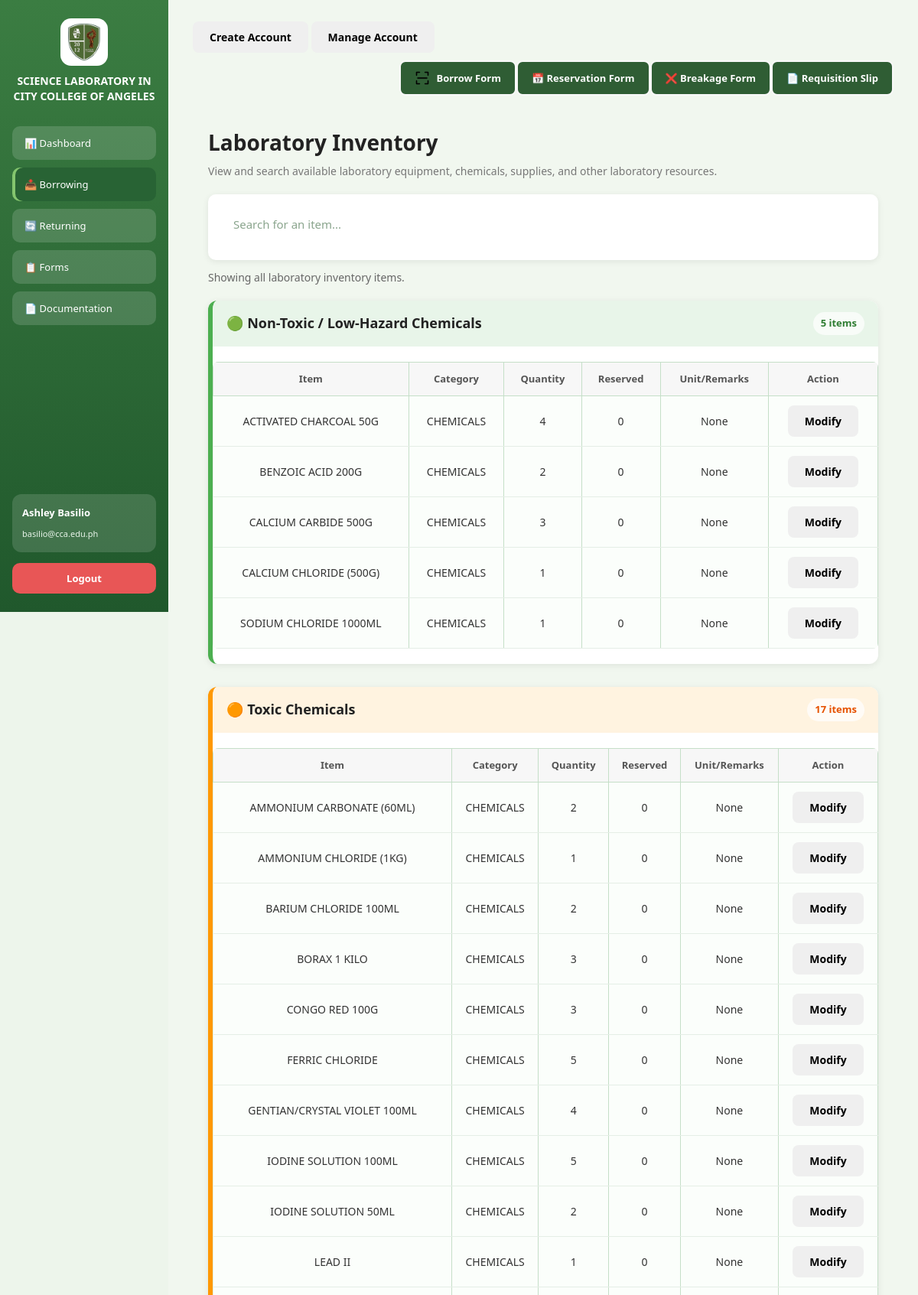
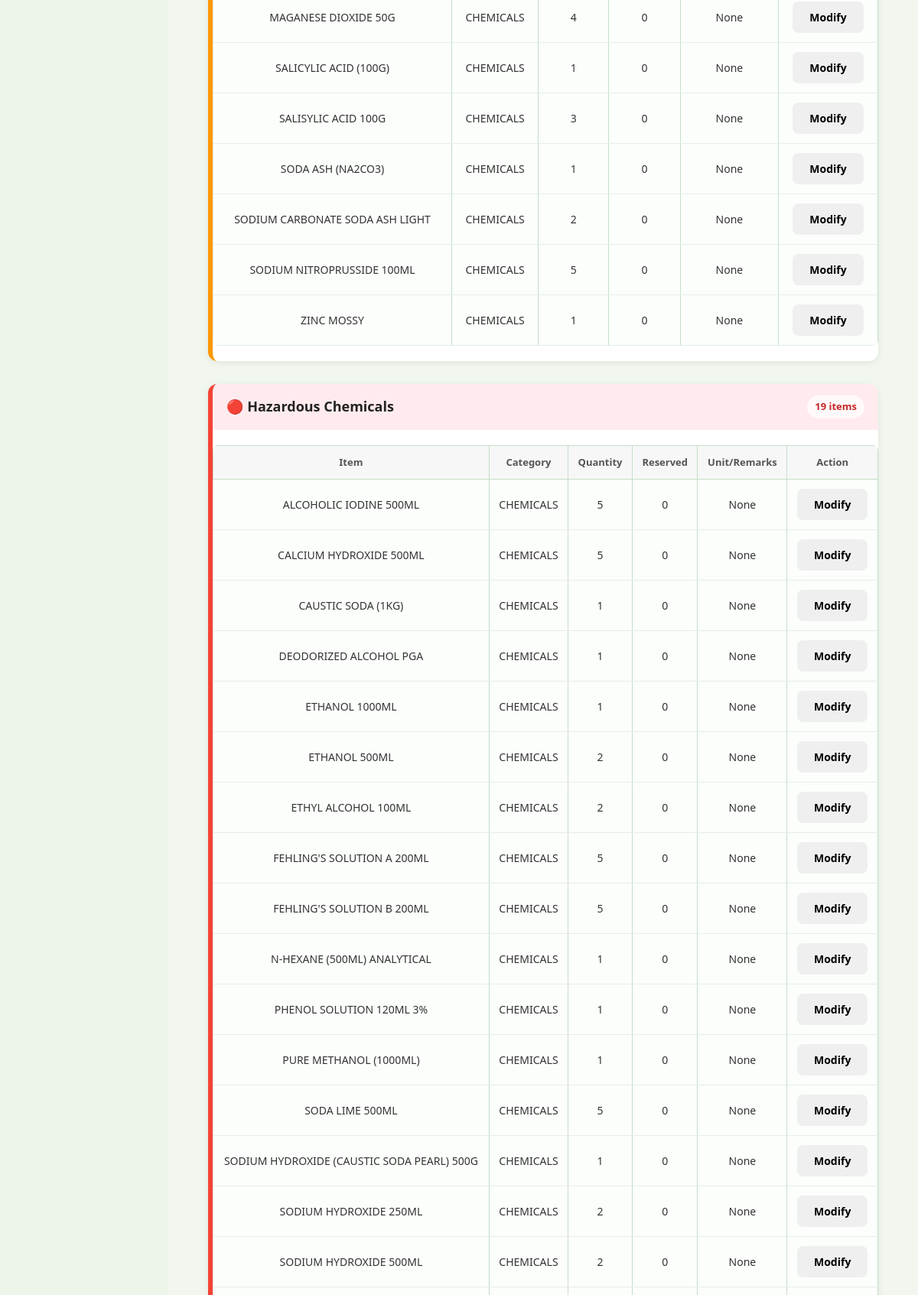
Screenshot of /borrow (signed in, upper part) with the database file from the repository (2 pictures, top to bottom).
### tables this page shows
CREATE TABLE "Items" (
	"ItemID"	INTEGER,
	"Code"	TEXT NOT NULL,
	"Category"	TEXT NOT NULL,
	"Type"	TEXT NOT NULL,
	"Status"	TEXT NOT NULL,
	"Remarks"	TEXT,
	"Class"	TEXT,
	PRIMARY KEY("ItemID")
);

### app.py (the view)
@app.route('/borrow')
@isLogin
def borrow():
    conn = sqlite3.connect(DB_PATH, timeout=5)
    conn.row_factory = sqlite3.Row
    cursor = conn.cursor()
    cursor.execute("""
    SELECT
        MIN(Items.ItemID) AS ItemID,
        Items.Category,
        TRIM(Items.Class) AS Class,
        Items.Type,
        Items.Remarks,
        COUNT(DISTINCT Items.ItemID) AS Quantity,
        COUNT(DISTINCT Reservation.ReservationID) AS reservedItems
    FROM Items
    LEFT JOIN Reservation
        ON Items.ItemID = Reservation.ItemID
    GROUP BY
        Items.Category,
        TRIM(Items.Class),
        Items.Type,
        Items.Remarks
""")
    items = cursor.fetchall()
    conn.close()
    return render_template('borrow.html', items=items)

### app.py (called while the page is built)
def isLogin(func):
    @wraps(func)
    def wrapper(*args, **kwargs):
        if 'username' not in session:
            return render_template('login.html')
        return func(*args, **kwargs)
    return wrapper

### templates/borrow.html (shortened to what this page needs)
<!DOCTYPE html>
<html>
<head>
    <link rel="stylesheet" href="{{ url_for('static', filename='dashboard.css') }}">
</head>
<body>
<div class="container">
<div class="sidebar">
    <div class="logo-header">
        <img src="{{ url_for('static', filename='images/logo.png') }}" class="logo">
        <h2 class="title">
            SCIENCE LABORATORY IN<br>
            CITY COLLEGE OF ANGELES
        </h2>
    </div>
    <button class="menu-btn" onclick="location.href='dashboard'">
        📊 Dashboard
    </button>
    <button class="menu-btn active">
        📥 Borrowing
    </button>
    <button class="menu-btn" onclick="location.href='returning'">
        🔄 Returning
    </button>
    <button class="menu-btn" onclick="location.href='broken'">
        📋 Forms
    </button>
    <button class="menu-btn" onclick="location.href='documentation'">
        📄 Documentation
    </button>
    <div class="user-box">
        <p class="name">
            Ashley Basilio
        </p>
        <small>
            basilio@cca.edu.ph
        </small>
    </div>
    <button class="logout-btn" onclick="logout()">
        Logout
    </button>
</div>
<div class="main">
            {% if session['role'] == 'superAdmin' %}
                <button onclick="openForm('createAccount')">Create Account</button>
                <button onclick="manageAccount()">Manage Account</button>
            {% endif %}
<div class="top-bar">
    <button class="qr-btn" onclick="openForm('checkID')">
        <img
        src="{{ url_for('static', filename='images/icon.png') }}"
        class="qr-icon">
        Borrow Form
    </button>
    <button class="top-btn" onclick="openForm('reservationForm')">
        📅 Reservation Form
    </button>
    <button class="top-btn" onclick="openForm('breakageForm')">
        ❌ Breakage Form
    </button>
    <button class="top-btn" onclick="openForm('requisitionForm')">
        📄 Requisition Slip
    </button>
</div>
<div class="inventory-container">
    <div class="inventory-header">
        <h2>Laboratory Inventory</h2>
        <p>
            View and search available laboratory equipment, chemicals,
            supplies, and other laboratory resources.
        </p>
    </div>
    <div class="inventory-search-container">
        <input
            type="text"
            id="inventorySearch"
            placeholder="Search for an item..."
            oninput="searchInventory()"
        >
    </div>
    <p class="search-result" id="searchResult">
        Showing all laboratory inventory items.
    </p>
<div class="inventory-category category-nontoxic">
    <div class="category-header">
        <h3>🟢 Non-Toxic / Low-Hazard Chemicals</h3>
        <span class="category-count">
            <span class="category-visible-count">{{ items | selectattr("Class", "equalto", "NON-TOXIC") | list | length }}</span> items
        </span>
    </div>
    <div class="inventory-table-wrapper">
        <table class="inventory-table">
            <thead>
                <tr>
                    <th style="text-align:center;">Item</th>
                    <th style="text-align:center;">Category</th>
                    <th style="text-align:center;">Quantity</th>
                    <th style="text-align:center;">Reserved</th>
                    <th style="text-align:center;">Unit/Remarks</th>
                    {% if session["role"] == "superAdmin" %}
                                        <th style="text-align:center;"> Action
                                        </th>
                                    {% endif %}
                </tr>
            </thead>
            <tbody>
                {% for item in items %}
                    {% if item["Class"] == "NON-TOXIC" %}
                        <tr>
                            <td>{{ item["Type"] }}</td>
                            <td>{{ item["Category"] }}</td>
                            <td>{{ item["Quantity"] }}</td>
                            <td>{{ item["reservedItems"] }}</td>
                            <td>{{ item["Remarks"] }}</td>
                              {% if session["role"] == "superAdmin" %}
                            <td>
                                <button onclick="openForm('modifyForm', '{{ item['ItemID'] }}')">
                                    Modify
                                </button>
                            </td>
                             {% endif %}
                        </tr>
                    {% endif %}
                {% endfor %}
            </tbody>
        </table>
    </div>
</div>
<div class="inventory-category category-toxic">
    <div class="category-header">
        <h3>🟠 Toxic Chemicals</h3>
        <span class="category-count">
            <span class="category-visible-count">{{ items | selectattr("Class", "equalto", "TOXIC CHEMICALS") | list | length }}</span> items
        </span>
    </div>
    <div class="inventory-table-wrapper">
        <table class="inventory-table">
            <thead>
                <tr>
                    <th style="text-align:center;">Item</th>
                    <th style="text-align:center;">Category</th>
                    <th style="text-align:center;">Quantity</th>
                    <th style="text-align:center;">Reserved</th>
                    <th style="text-align:center;">Unit/Remarks</th>
                    {% if session["role"] == "superAdmin" %}
                                        <th style="text-align:center;"> Action
                                        </th>
                                    {% endif %}
                </tr>
            </thead>
            <tbody>
                {% for item in items %}
                    {% if item["Class"] == "TOXIC CHEMICALS" %}
                        <tr>
                            <td>{{ item["Type"] }}</td>
                            <td>{{ item["Category"] }}</td>
                            <td>{{ item["Quantity"] }}</td>
                            <td>{{ item["reservedItems"] }}</td>
                            <td>{{ item["Remarks"] }}</td>
                            {% if session["role"] == "superAdmin" %}
                            <td>
                                <button onclick="openForm('modifyForm', '{{ item['ItemID'] }}')">
                                    Modify
                                </button>
                            </td>
                             {% endif %}
                        </tr>
                    {% endif %}
                {% endfor %}
            </tbody>
        </table>
    </div>
</div>
<div class="inventory-category category-hazardous">
    <div class="category-header">
        <h3>🔴 Hazardous Chemicals</h3>
        <span class="category-count">
            <span class="category-visible-count">{{ items | selectattr("Class", "equalto", "HAZARDOUS CHEMICALS") | list | length }}</span> items
        </span>
    </div>
    <div class="inventory-table-wrapper">
        <table class="inventory-table">
            <thead>
                <tr>
                    <th style="text-align:center;">Item</th>
                    <th style="text-align:center;">Category</th>
                    <th style="text-align:center;">Quantity</th>
                    <th style="text-align:center;">Reserved</th>
                    <th style="text-align:center;">Unit/Remarks</th>
                    {% if session["role"] == "superAdmin" %}
                                        <th style="text-align:center;"> Action
                                        </th>
                                    {% endif %}
                </tr>
            </thead>
            <tbody>
                {% for item in items %}
                    {% if item["Class"] == "HAZARDOUS CHEMICALS" %}
                        <tr>
                            <td>{{ item["Type"] }}</td>
                            <td>{{ item["Category"] }}</td>
                            <td>{{ item["Quantity"] }}</td>
                            <td>{{ item["reservedItems"] }}</td>
                            <td>{{ item["Remarks"] }}</td>
                            {% if session["role"] == "superAdmin" %}
                            <td>
                                <button onclick="openForm('modifyForm', '{{ item['ItemID'] }}')">
                                    Modify
                                </button>
                            </td>
                             {% endif %}
                        </tr>
                    {% endif %}
                {% endfor %}
            </tbody>
        </table>
    </div>
</div>
</div>
</div>
</div>
</body>
</html>

### rows the page displays
Items: Type "CALCIUM CHLORIDE (500G)", Category "CHEMICALS", Quantity "1", reservedItems "0", Remarks "None"
Items: Type "SODIUM CHLORIDE 1000ML", Category "CHEMICALS", Quantity "1", reservedItems "0", Remarks "None"
Items: Type "AMMONIUM CHLORIDE (1KG)", Category "CHEMICALS", Quantity "1", reservedItems "0", Remarks "None"
Items: Type "LEAD II", Category "CHEMICALS", Quantity "1", reservedItems "0", Remarks "None"
Items: Type "SALICYLIC ACID (100G)", Category "CHEMICALS", Quantity "1", reservedItems "0", Remarks "None"
Items: Type "SODA ASH (NA2CO3)", Category "CHEMICALS", Quantity "1", reservedItems "0", Remarks "None"
Items: Type "ZINC MOSSY", Category "CHEMICALS", Quantity "1", reservedItems "0", Remarks "None"
Items: Type "CAUSTIC SODA (1KG)", Category "CHEMICALS", Quantity "1", reservedItems "0", Remarks "None"
Items: Type "DEODORIZED ALCOHOL PGA", Category "CHEMICALS", Quantity "1", reservedItems "0", Remarks "None"
Items: Type "ETHANOL 1000ML", Category "CHEMICALS", Quantity "1", reservedItems "0", Remarks "None"
Items: Type "N-HEXANE (500ML) ANALYTICAL", Category "CHEMICALS", Quantity "1", reservedItems "0", Remarks "None"
Items: Type "PHENOL SOLUTION 120ML 3%", Category "CHEMICALS", Quantity "1", reservedItems "0", Remarks "None"
Items: Type "PURE METHANOL (1000ML)", Category "CHEMICALS", Quantity "1", reservedItems "0", Remarks "None"
Items: Type "SODIUM HYDROXIDE (CAUSTIC SODA PEARL) 500G", Category "CHEMICALS", Quantity "1", reservedItems "0", Remarks "None"

### other values shown
{{ items | selectattr("Class", "equalto", "NON-TOXIC") | list | length }} "5"
{{ item["Type"] }} "ACTIVATED CHARCOAL 50G" "BENZOIC ACID 200G" "CALCIUM CARBIDE 500G"
{{ item["Category"] }} "CHEMICALS" "CHEMICALS" "CHEMICALS"
{{ item["Quantity"] }} "4" "2" "3"
{{ item["reservedItems"] }} "0" "0" "0"
{{ item["Remarks"] }} "None" "None" "None"
{{ item["Type"] }} "AMMONIUM CARBONATE (60ML)" "BARIUM CHLORIDE 100ML" "BORAX 1 KILO" "CONGO RED 100G" "FERRIC CHLORIDE" "GENTIAN/CRYSTAL VIOLET 100ML" "IODINE SOLUTION 100ML" "IODINE SOLUTION 50ML" "MAGANESE DIOXIDE 50G" "SALISYLIC ACID 100G" "SODIUM CARBONATE SODA ASH LIGHT" "SODIUM NITROPRUSSIDE 100ML"
{{ item["Category"] }} "CHEMICALS" "CHEMICALS" "CHEMICALS" "CHEMICALS" "CHEMICALS" "CHEMICALS" "CHEMICALS" "CHEMICALS" "CHEMICALS" "CHEMICALS" "CHEMICALS" "CHEMICALS"
{{ item["Quantity"] }} "2" "2" "3" "3" "5" "4" "5" "2" "4" "3" "2" "5"
{{ item["reservedItems"] }} "0" "0" "0" "0" "0" "0" "0" "0" "0" "0" "0" "0"
{{ item["Remarks"] }} "None" "None" "None" "None" "None" "None" "None" "None" "None" "None" "None" "None"
{{ item["Type"] }} "ALCOHOLIC IODINE 500ML" "CALCIUM HYDROXIDE 500ML" "ETHANOL 500ML" "ETHYL ALCOHOL 100ML" "FEHLING'S SOLUTION A 200ML" "FEHLING'S SOLUTION B 200ML" "SODA LIME 500ML" "SODIUM HYDROXIDE 250ML" "SODIUM HYDROXIDE 500ML"
{{ item["Category"] }} "CHEMICALS" "CHEMICALS" "CHEMICALS" "CHEMICALS" "CHEMICALS" "CHEMICALS" "CHEMICALS" "CHEMICALS" "CHEMICALS"
{{ item["Quantity"] }} "5" "5" "2" "2" "5" "5" "5" "2" "2"
{{ item["reservedItems"] }} "0" "0" "0" "0" "0" "0" "0" "0" "0"
